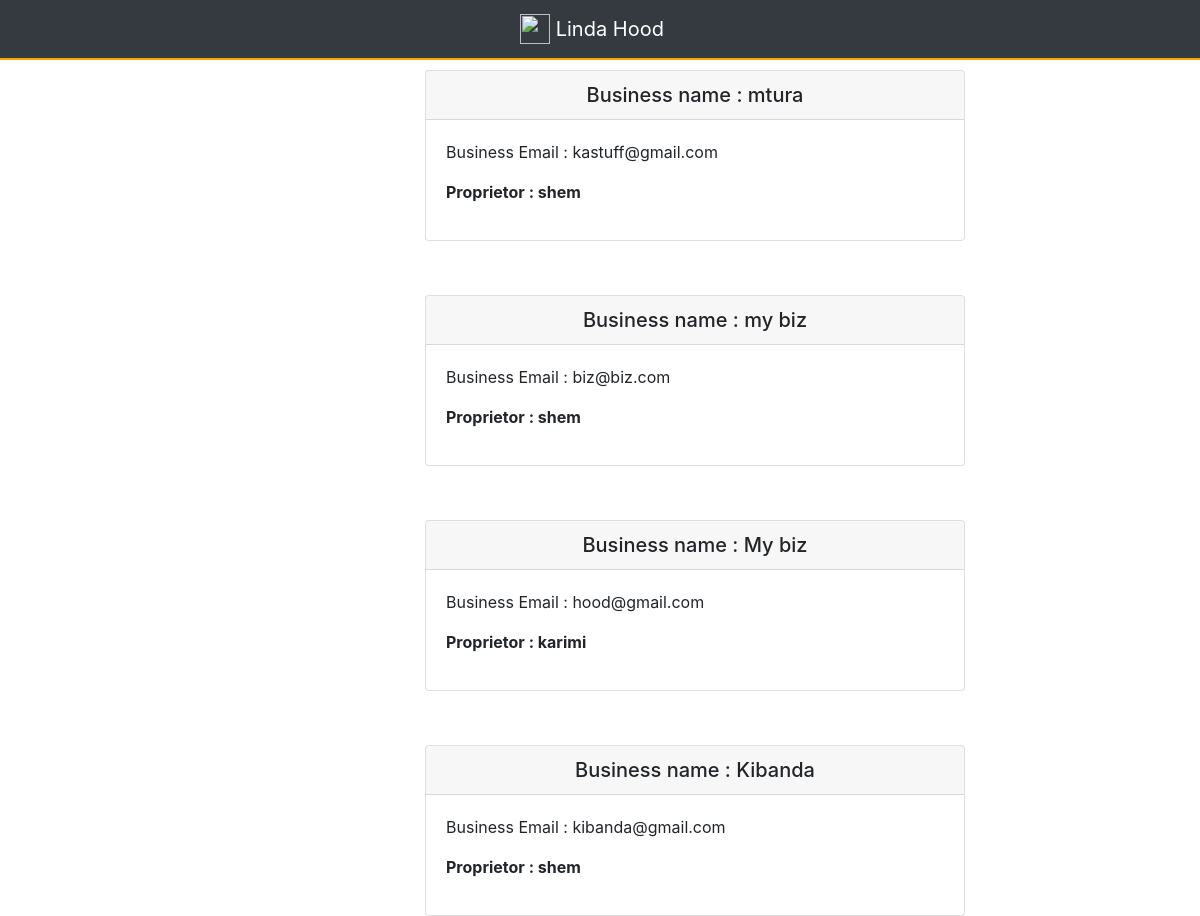
/posts/, run on an earlier commit of the app's database.
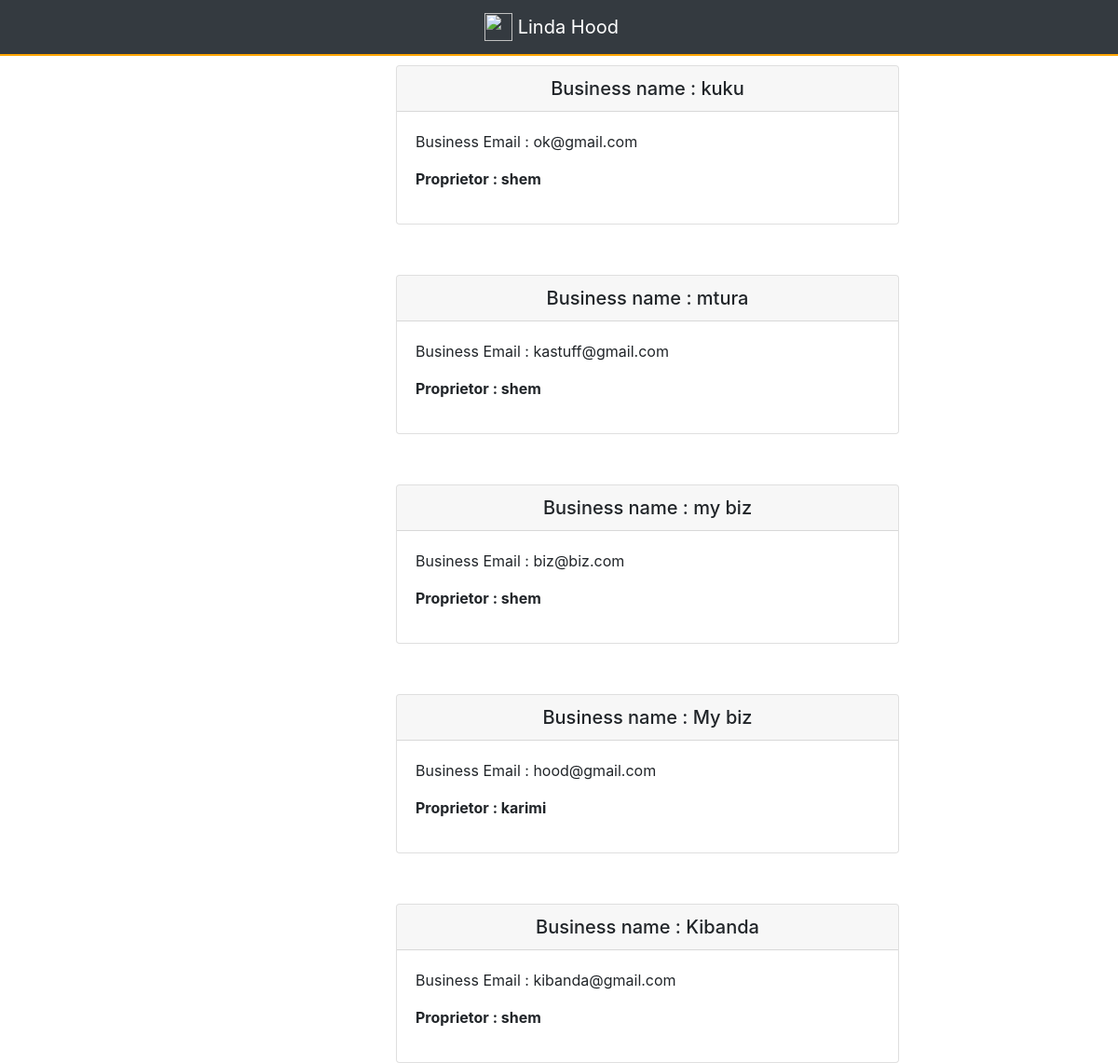
And on a later commit of the database.
### posts/models.py (models this page shows, shortened)
class Business(models.Model):
    user = models.ForeignKey(User, related_name="businesses")
    created_at = models.DateTimeField(auto_now=True)
    business_name = models.CharField(max_length=140, blank=True, null=True)
    business_email = models.EmailField(max_length=70, blank=True)
    hood = models.ForeignKey(Hood, related_name='businesses', null=True, blank=True)
    class Meta:
        ordering = ['-created_at']
        unique_together = ['user', 'business_name']

### posts/views.py (the view)
class BusinessList(SelectRelatedMixin, generic.ListView):
    model = models.Business
    select_related = ('user', 'hood')

### posts/templates/posts/business_list.html
{% extends "posts/post_base.html" %}
{% block pre_post_content %}
<div class="col-md-4 mt-3">
  <h5>@{{user.username}}</h5>
</div>
{% endblock %}
{% block post_content %}
<div class="col-md-6 mt-3">
  {% if business_list.count == 0 %}
  <h4>No Businesses for this user yet!</h4>
  {% else %}
    {% for business in business_list %}
     {% include "posts/_post.html" %}
    {% endfor %}
  {% endif%}
</div>
{% endblock %}

### posts/templates/posts/_post.html (shortened to what this page needs)
<div class="post" style="margin-top: 10%">
  <div class="card" >
      <h5 class="card-header card-header text-center" >Business name : {{business.business_name}}</h5>
    <div class="card-body">
      <p>Business Email : {{business.business_email}}</p>
      <p><strong>Proprietor : {{business.user.username}}</strong></p>
    </div>
  </div>
</div>

What changed in the data, as far as the page shows it:
added Business: business_name "kuku", business_email "ok@gmail.com", user.username "shem"
